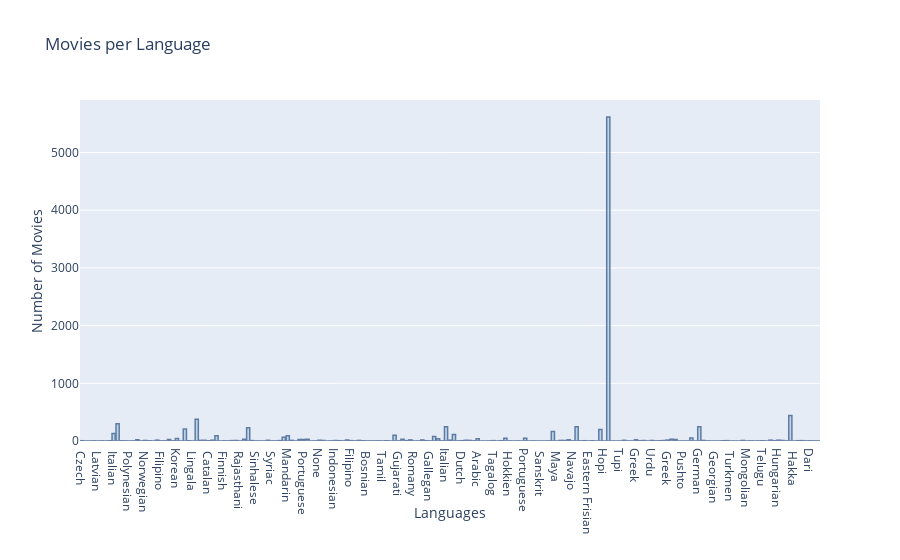

This figure's notebook cell:
### Code cell
# Add columns based on new generes
languages_dic = {j:[1 if j in i else 0 for i in movies["Language"]] for j in languages}
# Plotting movies per genre
data = [go.Bar(
            x=list(languages_dic.keys()),
            y=[sum(i) for i in languages_dic.values()]
    )]
fig = go.Figure(data=data)
fig.update_traces(marker_color='rgb(158,202,225)', marker_line_color='rgb(8,48,107)',
                  marker_line_width=1.5, opacity=0.6)
fig.update_layout(
    title="Movies per Language",
    xaxis_title="Languages",
    yaxis_title="Number of Movies",
)

iplot(fig)

### Figure 1 — Plotly figure (JSON) as saved in the notebook; plotly's stock layout.template omitted (floating-point values rounded to 4 significant figures; data arrays with more than 128 entries replaced by an {"elided": "..."} marker saying what was removed)
{"data": [{"marker": {"color": "rgb(158,202,225)", "line": {"color": "rgb(8,48,107)", "width": 1.5}}, "opacity": 0.6, "type": "bar", "x": {"elided": "187 str values"}, "y": {"elided": "187 int values"}}], "layout": {"title": {"text": "Movies per Language"}, "xaxis": {"title": {"text": "Languages"}}, "yaxis": {"title": {"text": "Number of Movies"}}}}
